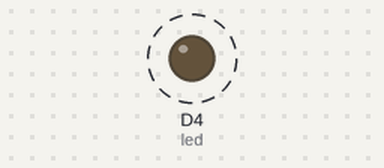
Bench run of a sketch on a simulated ESP8266 (NodeMCU). Shown: output pins drawn as LEDs (lit = HIGH). Dashed ring = blinking. WiFi joins after 1.5 s; servers stay silent unless stated; what the sketch prints to the serial monitor is not drawn.

Above: at 2.1 s.
Timing chart, 0 to 6.6 s (numbered marks = the images above):
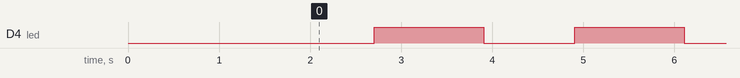

Measured:
- by itself, D4 (led): alternates HIGH for 1.2 s and LOW for 1.0 s

The sketch:

client_for_node_MCU.ino
```cpp
/*  Connects to the home WiFi network
 *  Asks some network parameters
 *  Sends and receives message from the server in every 2 seconds
 *  Communicates: wifi_server_01.ino
 *  Author - Shubham Sinha
 */
#include <SPI.h>
#include <ESP8266WiFi.h>

int led = D4;
char ssid[] = "vivo Y21";           // SSID of your home WiFi
char pass[] = "123456789a";            // password of your home WiFi

unsigned long askTimer = 0;

IPAddress server(192,168,43,111);       // the fix IP address of the server
WiFiClient client;

void setup() {

  Serial.begin(115200);               // only for debug
 // Connect to WiFi network
  Serial.println();
  Serial.println();
  Serial.print("Connecting to ");
  Serial.println(ssid);

  WiFi.begin(ssid, pass);

  while (WiFi.status() != WL_CONNECTED) {
    delay(500);
    Serial.print(".");
  }
  Serial.println("");
  Serial.println("WiFi connected");

//  Serial.println("Connected to wifi");
//  Serial.print("Status: "); Serial.println(WiFi.status());    // Network parameters
//  Serial.print("IP: ");     Serial.println(WiFi.localIP());
//  Serial.print("Subnet: "); Serial.println(WiFi.subnetMask());
//  Serial.print("Gateway: "); Serial.println(WiFi.gatewayIP());
//  Serial.print("SSID: "); Serial.println(WiFi.SSID());
//  Serial.print("Signal: "); Serial.println(WiFi.RSSI());
  pinMode(led, OUTPUT);

}

void loop () {
  client.connect(server, 80);   // Connection to the server
  digitalWrite(led, LOW);    // to show the communication only (inverted logic)
  Serial.println(".");
  Serial.println("Hello server! Are you sleeping?\r");  // sends the message to the server
  String answer = client.readStringUntil('\r');   // receives the answer from the sever
  Serial.println("from server: ");
  Serial.println(answer);
  client.flush();
  digitalWrite(led, HIGH);
  delay(1000);                  // client will trigger the communication after ome seconds
}
```
